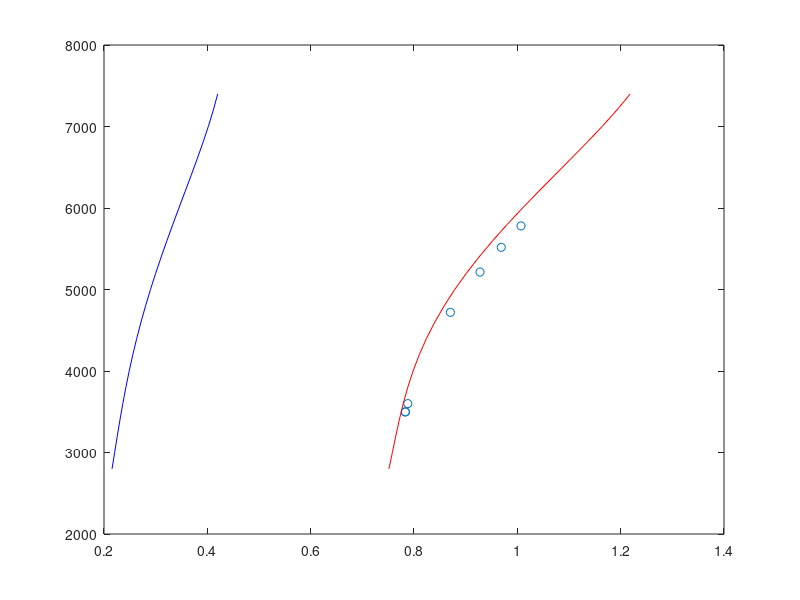

MATLAB code to generate this figure:
clc
clear



seffsun=[1.76320E+00   1.11420E+00   1.00710E+00   3.43800E-01   2.98100E-01];
a=[2.62400E-04   1.66020E-04   1.49880E-04   5.89420E-05   5.11050E-05];
b=[2.34510E-08   1.79010E-08   1.33950E-08   1.65580E-09   1.43550E-09];
c=[-1.34390E-11  -9.06330E-12  -7.67660E-12  -3.00450E-12  -2.60500E-12];
d=[-2.76200E-15  -2.01540E-15  -1.57770E-15  -5.29830E-16  -4.59380E-16];

teff = [3498 3498 3600 5518 4720 5780 5214];
tstar = teff-5780;

seffobserve = seffsun(3) + a(3)*tstar + b(3)*tstar.^2 + c(3)*tstar.^3 + d(3)*tstar.^4;
plot(seffobserve,teff,'o')
hold on

teff = 2600:200:7200;
 
   tstar = teff-5780;
   seffihz = seffsun(3) + a(3)*tstar + b(3)*tstar.^2 + c(3)*tstar.^3 + d(3)*tstar.^4;
   seffohz = seffsun(4) + a(4)*tstar + b(4)*tstar.^2 + c(4)*tstar.^3 + d(4)*tstar.^4;
   teff = teff + 200;


plot(seffihz,teff,'r')
plot(seffohz,teff,'b')
hold off